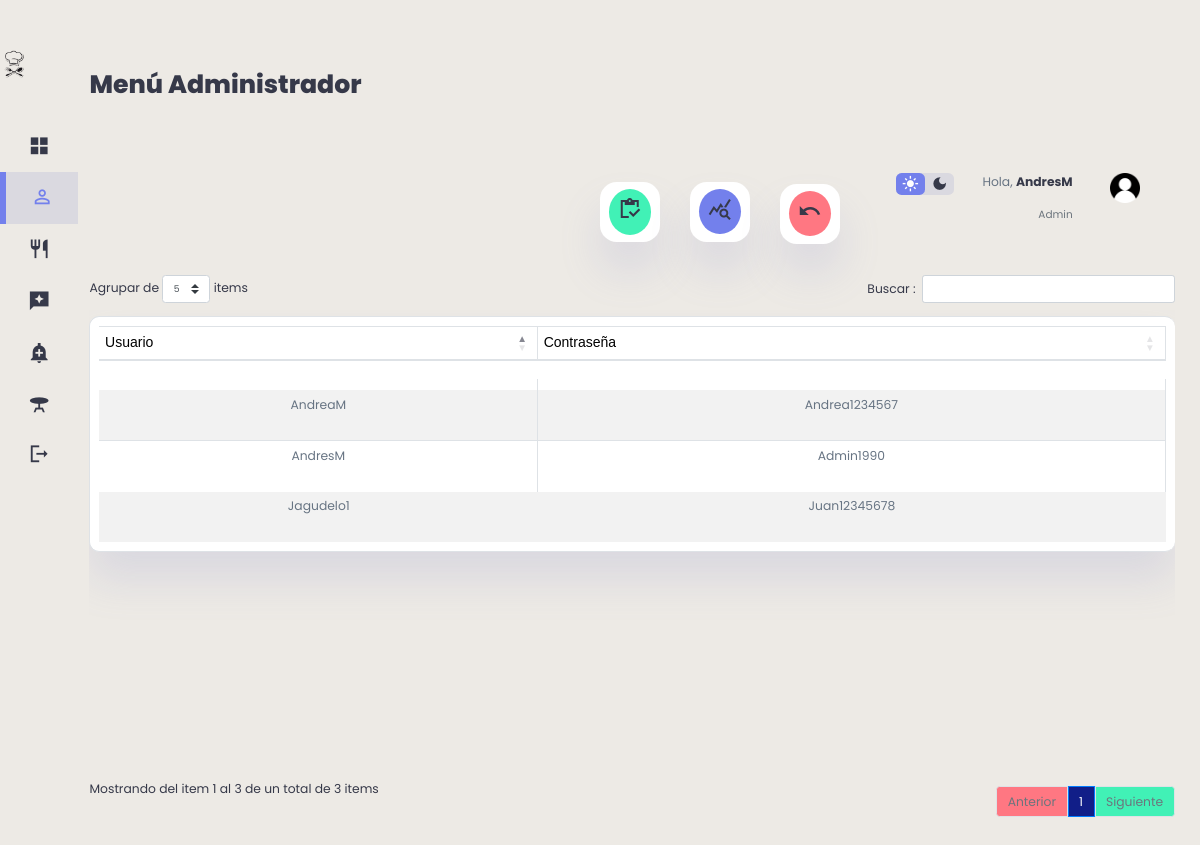
The page /clientes/usuarios.php (signed in) on the database as committed earlier.
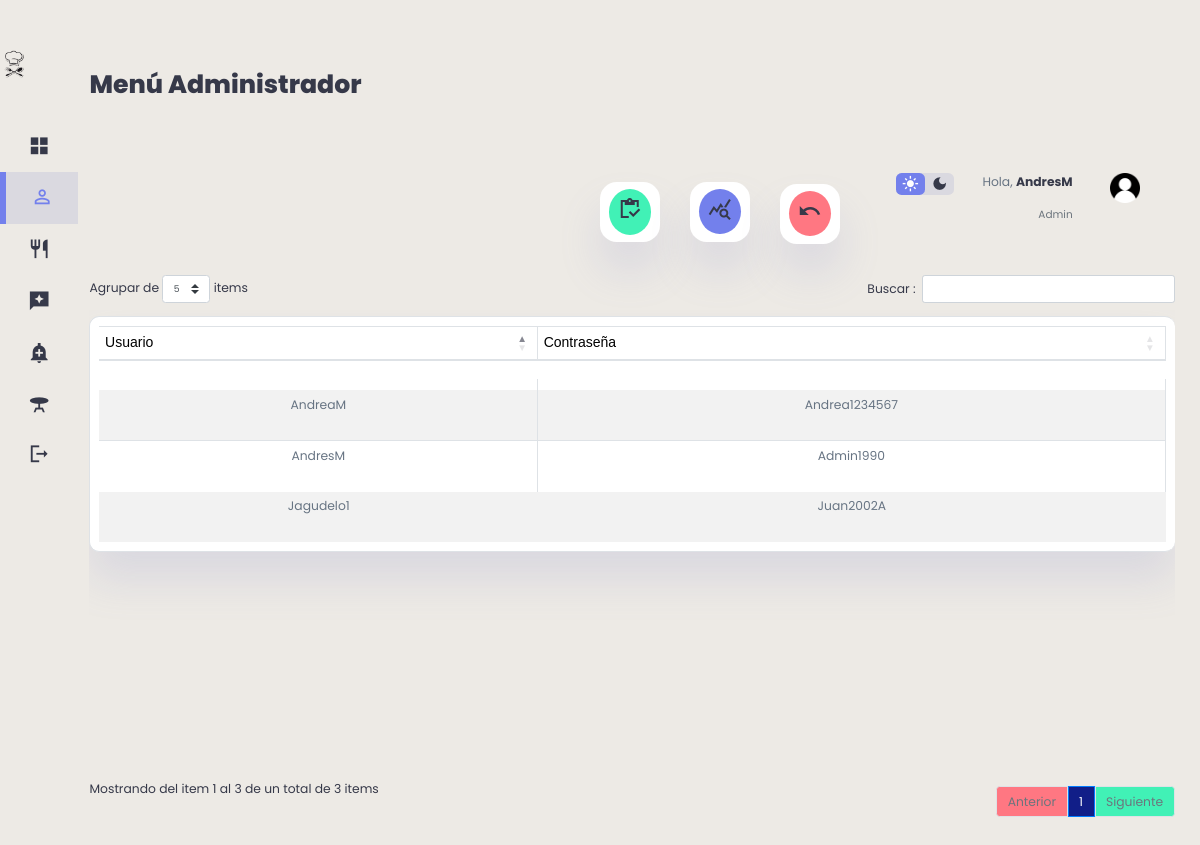
The same page on the database as committed later.
### tables this page shows
CREATE TABLE `clientes` (
  `id_cliente` int(11) NOT NULL,
  `Documento` int(11) NOT NULL,
  `Nombres` varchar(100) DEFAULT NULL,
  `Apellidos` varchar(100) DEFAULT NULL,
  `Correo_Electronico` varchar(300) DEFAULT NULL,
  `Celular` varchar(11) NOT NULL,
  `Fecha` date DEFAULT NULL,
  `Usuario` varchar(100) DEFAULT NULL,
  `Contrasena` varchar(400) DEFAULT NULL,
  `Foto` mediumblob DEFAULT NULL,
  `id_rol` int(11) NOT NULL DEFAULT 2
);

### clientes/usuarios.php (the view, shortened to what this page needs)
<?php
    include("../db/conexion.php");
    $datos= "SELECT * FROM clientes";
?>
<!DOCTYPE html>
<html lang="en">
<head>
    <link rel="stylesheet" href="https://cdnjs.cloudflare.com/ajax/libs/twitter-bootstrap/4.1.3/css/bootstrap.css">
    <link rel="stylesheet" href="https://cdn.datatables.net/1.10.20/css/dataTables.bootstrap4.min.css">
    <link href="https://cdnjs.cloudflare.com/ajax/libs/font-awesome/5.13.0/css/all.min.css" rel="stylesheet">
    <link rel="stylesheet"a href="../clientes/stylec.css">
</head>
<body>
<div class="content">
<div class="container1">
    <aside>
        <div class="top1">
            <div class="logo">
                <img src="./imag/icon.png">
            </div>
        </div>
        <div class="sidebar">
            <a href="../admin/admin.php">
                    <span class="material-icons-sharp">grid_view</span>
            </a>
            <a href="../clientes/clientes.php"  class="active">
                <span class="material-icons-sharp">person_outline</span>
            </a>
            <a href="../platillos/platillos.php">
                    <span class="material-icons-sharp">restaurant</span>
               </a>
            <a href="../resenas/resenas.php">
                <span class="material-icons-sharp">reviews</span>
            </a>
            <a href="../ventas/ventas.php">
                    <span class="material-icons-sharp">add_alert</span>
                </a>
                <a href="../mesas/mesa.php">
                    <span class="material-icons-sharp">table_bar</span>
                </a>
            <a href="../view/cerrar_sesion.php">
                <span class="material-icons-sharp">logout</span>
            </a>
        </div>
    </aside>
    <main>
    <h1>Menú Administrador</h1>
        <br>
        <div class="recent-orders">
            <h2>Clientes</h2>
            <table id="tablax" border="0" cellspacing="5" cellpadding="5" class="table table-striped table-bordered" style="width:100%">
            <div class="container2" style="margin-top: 10px;padding: 5px">
                <thead>
                            <tr>
                                <td> <font face="Arial">Usuario</font> </td>
                                <td> <font face="Arial">Contraseña</font> </td>
                            </tr>
                            </thead>
            </div>
                <tbody>
                            <?php foreach ($conexion -> query($datos) as $row) {
                        ?>
                                <tr>
                                    <td><p><?php echo $row['Usuario'] ?></p></td>
                                    <td><p><?php echo $row['Contrasena'] ?></p></td>
                                </tr>
                        <?php
                        }
                    ?>
                </tbody>
        </table>
        </div>
    </main>
    <div class="right">
        <div class="top">
            <div class="theme-toggler">
                <span class="material-icons-sharp active">light_mode</span>
                <span class="material-icons-sharp">dark_mode</span>
            </div>
            <div class="profile">
                <div class="info">
                <p>Hola, <b><?php echo $_SESSION['usuario']; ?></b></p>
                    <small class="text-muted">Admin</small>
                </div>
                <div class="profile-photo">
                    <img src="./imag/user.png">
                </div>
            </div>
        </div>
        <div class="sales-analytics">
            <div class="item customers">
                <div class="icon">
                    <a href="../reportesusu/index.php"> <span class="material-icons-sharp">inventory</span> </a>
                </div>
                <div class="right">
                </div>
            </div>
            <div class="item online">
                <div class="icon">
                    <a href="#"><span class="material-icons-sharp">query_stats</span></a>
                </div>
                <div class="right">
                </div>
            </div>
            <div class="item offline">
                <div class="icon">
                    <a href="../clientes/clientes.php"><span class="material-icons-sharp">undo</span></a>
                </div>
                <div class="right">
                </div>
            </div>
        </div>
    </div>
</div>
</div>
</body>
</html>

Rows that differ between the two databases and show on the page:
changed clientes "Jagudelo1": Contrasena "Juan12345678" → "Juan2002A"
